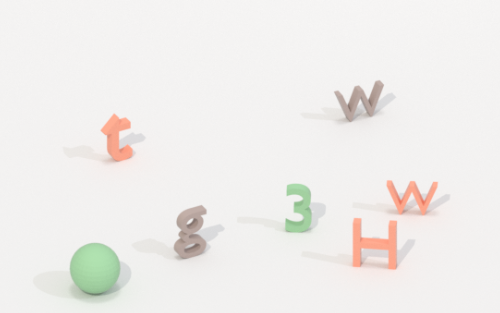
#> input picture images/6.png, 500 x 313 px
$ python main.py
#> lines starting #> are read from the running program, lines starting #| are printed output that depends on the picture; after the words box and inside, x2 and y2 are one past the last pixel; in counts of white or black regions, pixels touching at a corner belong together
import cv2
import imutils
import numpy as np
import os

img = cv2.imread('./images/6.png')
#> img is the input picture: shape (313, 500, 3); mean B, G, R 235.3, 237.7, 239.9
img1 = img.copy()
img_origin = img.copy()
# [9 lines of commented-out code are left out]


(i_h, i_w, c) = img.shape
#> i_h = 313; i_w = 500; c = 3


# boundaries = [
# 	([17, 15, 100], [50, 56, 200]),
# 	([86, 31, 4], [220, 88, 50]),
# 	([25, 146, 190], [62, 174, 250]),
# 	([103, 86, 65], [145, 133, 128])
# ]


# delete_path = os.listdir('./output/')
# for delete_file in delete_path:
#     os.remove(delete_path + delete_file)


#////// blue
#  ([230, 180, 120], [250, 220, 230]),
# /////  ground gray
# ([135, 140, 150], [200, 180, 186]),
# //// pink
# ([190, 130, 185], [230, 210, 240]),
# /// green
# ([140 , 190, 150], [172, 255, 213]),
# /////red pink
# ([135 , 150, 230], [180, 200, 255]),
# ////// yellow
# ([110 , 200, 200], [200, 255, 255]),


boundaries = [
#////// blue
 ([230, 180, 120], [250, 220, 230]),
# /////  ground gray
([135, 140, 150], [200, 180, 200]),
# //// pink
([190, 130, 185], [230, 210, 240]),
# /// green
([140 , 190, 150], [172, 255, 213]),
# /////red pink
([135 , 150, 230], [180, 200, 255]),
# ////// yellow
([110 , 200, 200], [200, 255, 255]),
]

position_list = []
i = 0
for (lower, upper) in boundaries:
    img = img_origin.copy()
    lower = np.array(lower, dtype='uint8')
    upper = np.array(upper, dtype='uint8')

    mask = cv2.inRange(img, lower, upper)
    output = cv2.bitwise_and(img, img, mask=mask)
    cv2.imshow('dee', output)
    # cv2.imshow('image', np.hstack([image, output]))


    gray = cv2.cvtColor(output, cv2.COLOR_BGR2GRAY)
    thresh = cv2.threshold(gray, 0, 255, cv2.THRESH_BINARY)[1]
    cv2.imshow('three', thresh)
    cnts, _ = cv2.findContours(thresh.copy(), cv2.RETR_EXTERNAL, cv2.CHAIN_APPROX_SIMPLE)
    # cnts = imutils.grab_contours(cnts)
    print(cnts)
    img = cv2.drawContours(output, cnts, -1, (0,255,0), 1)

    for cnt in cnts:
        x, y, w, h = cv2.boundingRect(cnt)
        if w < i_w / 20: continue
        if h < i_h / 20: continue
        # output = cv2.rectangle(output, (x, y), (x+w, y+h), (0, 255, 2), 2)
        output = cv2.rectangle(img1, (x, y), (x+w, y+h), (0, 255, 2), 2)
        # cv2.imshow('img', img)
        crop = img1[y:y+h, x:x+w]
        position_list.append([y, y+h, x, x+w])
        cv2.imshow('img', crop)
        cv2.imwrite('./output/' + str(i) +'.jpg', crop)
        i += 1
        cv2.waitKey(0)
    # for c in cnts:
    #     cv2.drawContours(img, [c], -1, (0, 255, 0), 2)
    cv2.imshow("image", output)
    #     cv2.waitKey(300)
    cv2.waitKey(0)
#> this loop made 6 passes
#> (printed output is left out)
#> pass 2, `mask = cv2.inRange(img, lower, upper)`:
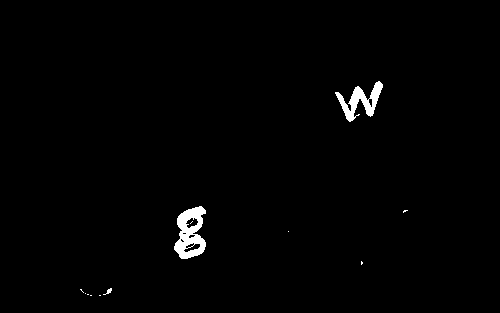
#> mask: shape (313, 500); 1.2% white; 12 white regions (9 under 20 px), largest, box (x1, y1, x2, y2) and area: (174, 206, 206, 259) 1022, (335, 81, 383, 122) 746, (103, 288, 112, 295) 25
#> after the loop:
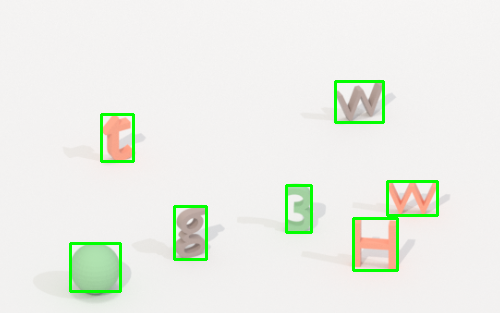
#> img1: shape (313, 500, 3); 2.29% of pixels changed, all inside (x1, y1, x2, y2) = (69, 80, 439, 293)
#> after the loop, i = 7; position_list = [[206, 259, 174, 206], [81, 122, 335, 383], [243, 291, 70, 120], [185, 232, 286, 311], [218, 270, 353, 397], [181, 215, 387, 437], [114, 161, 101, 133]]

print("output", position_list)


def error(img1, img2):
   diff = cv2.subtract(img1, img2)
   err = np.sum(diff**2)
   mse = err/(float(h*w))
   msre = np.sqrt(mse)
   return mse, diff

img_path = os.listdir('./output/')
path = './output/'
similarity = 1000
object1 = ''
object2 = ''
for img1_path in img_path:
    for img2_path in img_path:
        if img1_path == img2_path:
            continue

        img1 = cv2.imread(path + img1_path)
        img2 = cv2.imread(path + img2_path)
        h = img2.shape[0]
        w = img2.shape[1]

        print(w, h)
        img1 = cv2.resize(img1, (w, h))

        img1 = cv2.cvtColor(img1, cv2.COLOR_BGR2GRAY)
        img2 = cv2.cvtColor(img2, cv2.COLOR_BGR2GRAY)


        cv2.imshow('img', img1)
        cv2.imshow('img1', img2)
        cv2.waitKey(500 )


        match_error12, diff12 = error(img1, img2)

        print("Image matching Error between" + img1_path+ "and" +img2_path+ ":",match_error12)
        if(similarity >= match_error12):
            similarity = match_error12
            object1 = img1_path
            object2 = img2_path

print("11111111111111", similarity, object1, object2)

pos1 = int(object1[:-4])
#> pos1 = 0
pos2 = int(object2[:-4])

print('22222222222222', position_list[pos1], position_list[pos2])

# result = cv2.rectangle(img_origin, (x, y), (x+w, y+h), (0, 255, 2), 2)

result = cv2.rectangle(img_origin, (position_list[pos1][2], position_list[pos1][0]), (position_list[pos1][3], position_list[pos1][1]), (0, 255, 2), 2)
result = cv2.rectangle(img_origin, (position_list[pos2][2], position_list[pos2][0]), (position_list[pos2][3], position_list[pos2][1]), (0, 255, 2), 2)
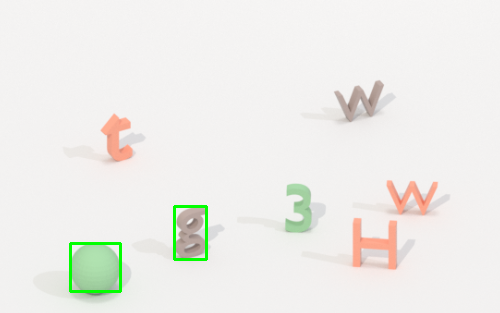
#> result: shape (313, 500, 3); mean B, G, R 233.8, 238, 238.4
cv2.imshow('result', result)

cv2.waitKey(0)
